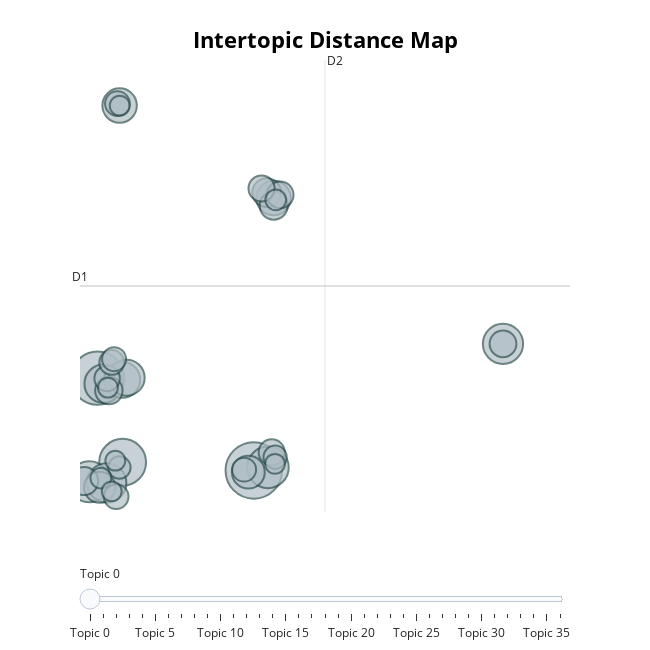

Notebook code cell kept with this figure:
### Code cell
topic_model.visualize_topics()

### Figure 1 — Plotly figure (JSON) as saved in the notebook; plotly's stock layout.template omitted (floating-point values rounded to 4 significant figures)
{"data": [{"customdata": [[0, "yemen | houthi | sea | red | houthis", 89], [1, "hostages | hostage | hamas | israeli | israel", 79], [2, "market | research | billion | reach | stratview", 61], [3, "syria | iraq | drone | us | iranbacked", 48], [4, "hospital | gazas | alshifa | patients | largest", 47], [5, "china | chinese | philippines | taiwan | xi", 45], [6, "un | humanitarian | gaza | aid | council", 43], [7, "london | propalestinian | of | protesters | screening", 41], [8, "killed | camp | israeli | refugee | 24", 36], [9, "hezbollah | lebanon | kills | commander | hamas", 36], [10, "ukraine | ukraines | putin | russia | russiaukraine", 33], [11, "netanyahu | biden | benjamin | to | war", 33], [12, "japan | osprey | off | five | venezuela", 30], [13, "ceasefire | gaza | truce | view | guardian", 27], [14, "plane | pows | russian | ukrainian | 65", 23], [15, "zelensky | aid | republicans | congress | more", 22], [16, "tunnel | tunnels | hamas | hospital | alshifa", 22], [17, "journalists | lives | among | gaza | killed", 21], [18, "korea | north | kim | korean | nuclear", 20], [19, "nato | putin | for | warning | years", 20], [20, "drones | drone | overnight | russia | 36", 19], [21, "game | atp | watch | week | afc", 19], [22, "southern | leave | towns | palestinians | flee", 18], [23, "bank | west | settler | palestinian | sparks", 17], [24, "jaishankar | diwali | cameron | sensational | exuk", 17], [25, "defeat | tells | long | hard | whats", 17], [26, "genocide | case | icj | africas | against", 16], [27, "maduro | saab | swap | cartel | seized", 16], [28, "lloyd | austin | his | secret | cancer", 15], [29, "participated | aggression | spark | us | global", 14], [30, "wapo | counteroffensive | strategy | ignored | ukraine", 12], [31, "blinken | antony | cleverly | james | access", 12], [32, "eu | ambassador | diplomat | slams | popular", 11], [33, "visit | bbc | humanitarian | 27 | apologize", 11], [34, "recruits | army | vaccine | gen | military", 11], [35, "families | gaza | palestinians | shot | death", 11], [36, "intelligence | attack | know | hamas | warnings", 11]], "hovertemplate": "<b>Topic %{customdata[0]}</b><br>%{customdata[1]}<br>Size: %{customdata[2]}", "legendgroup": "", "marker": {"color": "#B0BEC5", "line": {"color": "DarkSlateGrey", "width": 2}, "size": [89, 79, 61, 48, 47, 45, 43, 41, 36, 36, 33, 33, 30, 27, 23, 22, 22, 21, 20, 20, 19, 19, 18, 17, 17, 17, 16, 16, 15, 14, 12, 12, 11, 11, 11, 11, 11], "sizemode": "area", "sizeref": 0.05563, "symbol": "circle"}, "mode": "markers", "name": "", "orientation": "v", "showlegend": false, "type": "scatter", "x": [8.484, 1.773, 2.847, 9.089, 1.414, 19.19, 2.163, 2.033, 2.83, 3.021, 9.332, 2.718, 8.247, 1.858, 9.037, 9.338, 1.196, 2.256, 19.19, 9.613, 8.816, 9.252, 2.182, 2.379, 2.569, 2.624, 2.48, 8.066, 9.397, 2.709, 9.426, 1.912, 2.533, 2.379, 9.393, 2.217, 2.721], "xaxis": "x", "y": [-3.586, 0.7504, -3.202, -3.444, -4.117, 2.361, -4.173, 0.4857, 0.672, 0.7713, 9.211, 13.56, -3.668, -4.378, 9.471, 8.857, -4.084, 0.1631, 2.361, 9.362, 9.658, -2.738, 0.7332, 1.487, -4.818, 13.65, 1.642, -3.549, -2.964, -3.451, 9.13, -3.944, -3.129, -4.57, -3.278, 0.302, 13.55], "yaxis": "y"}], "layout": {"annotations": [{"showarrow": false, "text": "D1", "x": 1.016, "y": 5.079, "yshift": 10}, {"showarrow": false, "text": "D2", "x": 11.54, "xshift": 10, "y": 15.7}], "height": 650, "hoverlabel": {"bgcolor": "white", "font": {"family": "Rockwell", "size": 16}}, "legend": {"itemsizing": "constant", "tracegroupgap": 0}, "margin": {"t": 60}, "shapes": [{"line": {"color": "#CFD8DC", "width": 2}, "type": "line", "x0": 11.54, "x1": 11.54, "y0": -5.541, "y1": 15.7}, {"line": {"color": "#9E9E9E", "width": 2}, "type": "line", "x0": 1.016, "x1": 22.07, "y0": 5.079, "y1": 5.079}], "sliders": [{"active": 0, "pad": {"t": 50}, "steps": [{"args": [{"marker.color": [["red", "#B0BEC5", "#B0BEC5", "#B0BEC5", "#B0BEC5", "#B0BEC5", "#B0BEC5", "#B0BEC5", "#B0BEC5", "#B0BEC5", "#B0BEC5", "#B0BEC5", "#B0BEC5", "#B0BEC5", "#B0BEC5", "#B0BEC5", "#B0BEC5", "#B0BEC5", "#B0BEC5", "#B0BEC5", "#B0BEC5", "#B0BEC5", "#B0BEC5", "#B0BEC5", "#B0BEC5", "#B0BEC5", "#B0BEC5", "#B0BEC5", "#B0BEC5", "#B0BEC5", "#B0BEC5", "#B0BEC5", "#B0BEC5", "#B0BEC5", "#B0BEC5", "#B0BEC5", "#B0BEC5"]]}], "label": "Topic 0", "method": "update"}, {"args": [{"marker.color": [["#B0BEC5", "red", "#B0BEC5", "#B0BEC5", "#B0BEC5", "#B0BEC5", "#B0BEC5", "#B0BEC5", "#B0BEC5", "#B0BEC5", "#B0BEC5", "#B0BEC5", "#B0BEC5", "#B0BEC5", "#B0BEC5", "#B0BEC5", "#B0BEC5", "#B0BEC5", "#B0BEC5", "#B0BEC5", "#B0BEC5", "#B0BEC5", "#B0BEC5", "#B0BEC5", "#B0BEC5", "#B0BEC5", "#B0BEC5", "#B0BEC5", "#B0BEC5", "#B0BEC5", "#B0BEC5", "#B0BEC5", "#B0BEC5", "#B0BEC5", "#B0BEC5", "#B0BEC5", "#B0BEC5"]]}], "label": "Topic 1", "method": "update"}, {"args": [{"marker.color": [["#B0BEC5", "#B0BEC5", "red", "#B0BEC5", "#B0BEC5", "#B0BEC5", "#B0BEC5", "#B0BEC5", "#B0BEC5", "#B0BEC5", "#B0BEC5", "#B0BEC5", "#B0BEC5", "#B0BEC5", "#B0BEC5", "#B0BEC5", "#B0BEC5", "#B0BEC5", "#B0BEC5", "#B0BEC5", "#B0BEC5", "#B0BEC5", "#B0BEC5", "#B0BEC5", "#B0BEC5", "#B0BEC5", "#B0BEC5", "#B0BEC5", "#B0BEC5", "#B0BEC5", "#B0BEC5", "#B0BEC5", "#B0BEC5", "#B0BEC5", "#B0BEC5", "#B0BEC5", "#B0BEC5"]]}], "label": "Topic 2", "method": "update"}, {"args": [{"marker.color": [["#B0BEC5", "#B0BEC5", "#B0BEC5", "red", "#B0BEC5", "#B0BEC5", "#B0BEC5", "#B0BEC5", "#B0BEC5", "#B0BEC5", "#B0BEC5", "#B0BEC5", "#B0BEC5", "#B0BEC5", "#B0BEC5", "#B0BEC5", "#B0BEC5", "#B0BEC5", "#B0BEC5", "#B0BEC5", "#B0BEC5", "#B0BEC5", "#B0BEC5", "#B0BEC5", "#B0BEC5", "#B0BEC5", "#B0BEC5", "#B0BEC5", "#B0BEC5", "#B0BEC5", "#B0BEC5", "#B0BEC5", "#B0BEC5", "#B0BEC5", "#B0BEC5", "#B0BEC5", "#B0BEC5"]]}], "label": "Topic 3", "method": "update"}, {"args": [{"marker.color": [["#B0BEC5", "#B0BEC5", "#B0BEC5", "#B0BEC5", "red", "#B0BEC5", "#B0BEC5", "#B0BEC5", "#B0BEC5", "#B0BEC5", "#B0BEC5", "#B0BEC5", "#B0BEC5", "#B0BEC5", "#B0BEC5", "#B0BEC5", "#B0BEC5", "#B0BEC5", "#B0BEC5", "#B0BEC5", "#B0BEC5", "#B0BEC5", "#B0BEC5", "#B0BEC5", "#B0BEC5", "#B0BEC5", "#B0BEC5", "#B0BEC5", "#B0BEC5", "#B0BEC5", "#B0BEC5", "#B0BEC5", "#B0BEC5", "#B0BEC5", "#B0BEC5", "#B0BEC5", "#B0BEC5"]]}], "label": "Topic 4", "method": "update"}, {"args": [{"marker.color": [["#B0BEC5", "#B0BEC5", "#B0BEC5", "#B0BEC5", "#B0BEC5", "red", "#B0BEC5", "#B0BEC5", "#B0BEC5", "#B0BEC5", "#B0BEC5", "#B0BEC5", "#B0BEC5", "#B0BEC5", "#B0BEC5", "#B0BEC5", "#B0BEC5", "#B0BEC5", "#B0BEC5", "#B0BEC5", "#B0BEC5", "#B0BEC5", "#B0BEC5", "#B0BEC5", "#B0BEC5", "#B0BEC5", "#B0BEC5", "#B0BEC5", "#B0BEC5", "#B0BEC5", "#B0BEC5", "#B0BEC5", "#B0BEC5", "#B0BEC5", "#B0BEC5", "#B0BEC5", "#B0BEC5"]]}], "label": "Topic 5", "method": "update"}, {"args": [{"marker.color": [["#B0BEC5", "#B0BEC5", "#B0BEC5", "#B0BEC5", "#B0BEC5", "#B0BEC5", "red", "#B0BEC5", "#B0BEC5", "#B0BEC5", "#B0BEC5", "#B0BEC5", "#B0BEC5", "#B0BEC5", "#B0BEC5", "#B0BEC5", "#B0BEC5", "#B0BEC5", "#B0BEC5", "#B0BEC5", "#B0BEC5", "#B0BEC5", "#B0BEC5", "#B0BEC5", "#B0BEC5", "#B0BEC5", "#B0BEC5", "#B0BEC5", "#B0BEC5", "#B0BEC5", "#B0BEC5", "#B0BEC5", "#B0BEC5", "#B0BEC5", "#B0BEC5", "#B0BEC5", "#B0BEC5"]]}], "label": "Topic 6", "method": "update"}, {"args": [{"marker.color": [["#B0BEC5", "#B0BEC5", "#B0BEC5", "#B0BEC5", "#B0BEC5", "#B0BEC5", "#B0BEC5", "red", "#B0BEC5", "#B0BEC5", "#B0BEC5", "#B0BEC5", "#B0BEC5", "#B0BEC5", "#B0BEC5", "#B0BEC5", "#B0BEC5", "#B0BEC5", "#B0BEC5", "#B0BEC5", "#B0BEC5", "#B0BEC5", "#B0BEC5", "#B0BEC5", "#B0BEC5", "#B0BEC5", "#B0BEC5", "#B0BEC5", "#B0BEC5", "#B0BEC5", "#B0BEC5", "#B0BEC5", "#B0BEC5", "#B0BEC5", "#B0BEC5", "#B0BEC5", "#B0BEC5"]]}], "label": "Topic 7", "method": "update"}, {"args": [{"marker.color": [["#B0BEC5", "#B0BEC5", "#B0BEC5", "#B0BEC5", "#B0BEC5", "#B0BEC5", "#B0BEC5", "#B0BEC5", "red", "#B0BEC5", "#B0BEC5", "#B0BEC5", "#B0BEC5", "#B0BEC5", "#B0BEC5", "#B0BEC5", "#B0BEC5", "#B0BEC5", "#B0BEC5", "#B0BEC5", "#B0BEC5", "#B0BEC5", "#B0BEC5", "#B0BEC5", "#B0BEC5", "#B0BEC5", "#B0BEC5", "#B0BEC5", "#B0BEC5", "#B0BEC5", "#B0BEC5", "#B0BEC5", "#B0BEC5", "#B0BEC5", "#B0BEC5", "#B0BEC5", "#B0BEC5"]]}], "label": "Topic 8", "method": "update"}, {"args": [{"marker.color": [["#B0BEC5", "#B0BEC5", "#B0BEC5", "#B0BEC5", "#B0BEC5", "#B0BEC5", "#B0BEC5", "#B0BEC5", "#B0BEC5", "red", "#B0BEC5", "#B0BEC5", "#B0BEC5", "#B0BEC5", "#B0BEC5", "#B0BEC5", "#B0BEC5", "#B0BEC5", "#B0BEC5", "#B0BEC5", "#B0BEC5", "#B0BEC5", "#B0BEC5", "#B0BEC5", "#B0BEC5", "#B0BEC5", "#B0BEC5", "#B0BEC5", "#B0BEC5", "#B0BEC5", "#B0BEC5", "#B0BEC5", "#B0BEC5", "#B0BEC5", "#B0BEC5", "#B0BEC5", "#B0BEC5"]]}], "label": "Topic 9", "method": "update"}, {"args": [{"marker.color": [["#B0BEC5", "#B0BEC5", "#B0BEC5", "#B0BEC5", "#B0BEC5", "#B0BEC5", "#B0BEC5", "#B0BEC5", "#B0BEC5", "#B0BEC5", "red", "#B0BEC5", "#B0BEC5", "#B0BEC5", "#B0BEC5", "#B0BEC5", "#B0BEC5", "#B0BEC5", "#B0BEC5", "#B0BEC5", "#B0BEC5", "#B0BEC5", "#B0BEC5", "#B0BEC5", "#B0BEC5", "#B0BEC5", "#B0BEC5", "#B0BEC5", "#B0BEC5", "#B0BEC5", "#B0BEC5", "#B0BEC5", "#B0BEC5", "#B0BEC5", "#B0BEC5", "#B0BEC5", "#B0BEC5"]]}], "label": "Topic 10", "method": "update"}, {"args": [{"marker.color": [["#B0BEC5", "#B0BEC5", "#B0BEC5", "#B0BEC5", "#B0BEC5", "#B0BEC5", "#B0BEC5", "#B0BEC5", "#B0BEC5", "#B0BEC5", "#B0BEC5", "red", "#B0BEC5", "#B0BEC5", "#B0BEC5", "#B0BEC5", "#B0BEC5", "#B0BEC5", "#B0BEC5", "#B0BEC5", "#B0BEC5", "#B0BEC5", "#B0BEC5", "#B0BEC5", "#B0BEC5", "#B0BEC5", "#B0BEC5", "#B0BEC5", "#B0BEC5", "#B0BEC5", "#B0BEC5", "#B0BEC5", "#B0BEC5", "#B0BEC5", "#B0BEC5", "#B0BEC5", "#B0BEC5"]]}], "label": "Topic 11", "method": "update"}, {"args": [{"marker.color": [["#B0BEC5", "#B0BEC5", "#B0BEC5", "#B0BEC5", "#B0BEC5", "#B0BEC5", "#B0BEC5", "#B0BEC5", "#B0BEC5", "#B0BEC5", "#B0BEC5", "#B0BEC5", "red", "#B0BEC5", "#B0BEC5", "#B0BEC5", "#B0BEC5", "#B0BEC5", "#B0BEC5", "#B0BEC5", "#B0BEC5", "#B0BEC5", "#B0BEC5", "#B0BEC5", "#B0BEC5", "#B0BEC5", "#B0BEC5", "#B0BEC5", "#B0BEC5", "#B0BEC5", "#B0BEC5", "#B0BEC5", "#B0BEC5", "#B0BEC5", "#B0BEC5", "#B0BEC5", "#B0BEC5"]]}], "label": "Topic 12", "method": "update"}, {"args": [{"marker.color": [["#B0BEC5", "#B0BEC5", "#B0BEC5", "#B0BEC5", "#B0BEC5", "#B0BEC5", "#B0BEC5", "#B0BEC5", "#B0BEC5", "#B0BEC5", "#B0BEC5", "#B0BEC5", "#B0BEC5", "red", "#B0BEC5", "#B0BEC5", "#B0BEC5", "#B0BEC5", "#B0BEC5", "#B0BEC5", "#B0BEC5", "#B0BEC5", "#B0BEC5", "#B0BEC5", "#B0BEC5", "#B0BEC5", "#B0BEC5", "#B0BEC5", "#B0BEC5", "#B0BEC5", "#B0BEC5", "#B0BEC5", "#B0BEC5", "#B0BEC5", "#B0BEC5", "#B0BEC5", "#B0BEC5"]]}], "label": "Topic 13", "method": "update"}, {"args": [{"marker.color": [["#B0BEC5", "#B0BEC5", "#B0BEC5", "#B0BEC5", "#B0BEC5", "#B0BEC5", "#B0BEC5", "#B0BEC5", "#B0BEC5", "#B0BEC5", "#B0BEC5", "#B0BEC5", "#B0BEC5", "#B0BEC5", "red", "#B0BEC5", "#B0BEC5", "#B0BEC5", "#B0BEC5", "#B0BEC5", "#B0BEC5", "#B0BEC5", "#B0BEC5", "#B0BEC5", "#B0BEC5", "#B0BEC5", "#B0BEC5", "#B0BEC5", "#B0BEC5", "#B0BEC5", "#B0BEC5", "#B0BEC5", "#B0BEC5", "#B0BEC5", "#B0BEC5", "#B0BEC5", "#B0BEC5"]]}], "label": "Topic 14", "method": "update"}, {"args": [{"marker.color": [["#B0BEC5", "#B0BEC5", "#B0BEC5", "#B0BEC5", "#B0BEC5", "#B0BEC5", "#B0BEC5", "#B0BEC5", "#B0BEC5", "#B0BEC5", "#B0BEC5", "#B0BEC5", "#B0BEC5", "#B0BEC5", "#B0BEC5", "red", "#B0BEC5", "#B0BEC5", "#B0BEC5", "#B0BEC5", "#B0BEC5", "#B0BEC5", "#B0BEC5", "#B0BEC5", "#B0BEC5", "#B0BEC5", "#B0BEC5", "#B0BEC5", "#B0BEC5", "#B0BEC5", "#B0BEC5", "#B0BEC5", "#B0BEC5", "#B0BEC5", "#B0BEC5", "#B0BEC5", "#B0BEC5"]]}], "label": "Topic 15", "method": "update"}, {"args": [{"marker.color": [["#B0BEC5", "#B0BEC5", "#B0BEC5", "#B0BEC5", "#B0BEC5", "#B0BEC5", "#B0BEC5", "#B0BEC5", "#B0BEC5", "#B0BEC5", "#B0BEC5", "#B0BEC5", "#B0BEC5", "#B0BEC5", "#B0BEC5", "#B0BEC5", "red", "#B0BEC5", "#B0BEC5", "#B0BEC5", "#B0BEC5", "#B0BEC5", "#B0BEC5", "#B0BEC5", "#B0BEC5", "#B0BEC5", "#B0BEC5", "#B0BEC5", "#B0BEC5", "#B0BEC5", "#B0BEC5", "#B0BEC5", "#B0BEC5", "#B0BEC5", "#B0BEC5", "#B0BEC5", "#B0BEC5"]]}], "label": "Topic 16", "method": "update"}, {"args": [{"marker.color": [["#B0BEC5", "#B0BEC5", "#B0BEC5", "#B0BEC5", "#B0BEC5", "#B0BEC5", "#B0BEC5", "#B0BEC5", "#B0BEC5", "#B0BEC5", "#B0BEC5", "#B0BEC5", "#B0BEC5", "#B0BEC5", "#B0BEC5", "#B0BEC5", "#B0BEC5", "red", "#B0BEC5", "#B0BEC5", "#B0BEC5", "#B0BEC5", "#B0BEC5", "#B0BEC5", "#B0BEC5", "#B0BEC5", "#B0BEC5", "#B0BEC5", "#B0BEC5", "#B0BEC5", "#B0BEC5", "#B0BEC5", "#B0BEC5", "#B0BEC5", "#B0BEC5", "#B0BEC5", "#B0BEC5"]]}], "label": "Topic 17", "method": "update"}, {"args": [{"marker.color": [["#B0BEC5", "#B0BEC5", "#B0BEC5", "#B0BEC5", "#B0BEC5", "#B0BEC5", "#B0BEC5", "#B0BEC5", "#B0BEC5", "#B0BEC5", "#B0BEC5", "#B0BEC5", "#B0BEC5", "#B0BEC5", "#B0BEC5", "#B0BEC5", "#B0BEC5", "#B0BEC5", "red", "#B0BEC5", "#B0BEC5", "#B0BEC5", "#B0BEC5", "#B0BEC5", "#B0BEC5", "#B0BEC5", "#B0BEC5", "#B0BEC5", "#B0BEC5", "#B0BEC5", "#B0BEC5", "#B0BEC5", "#B0BEC5", "#B0BEC5", "#B0BEC5", "#B0BEC5", "#B0BEC5"]]}], "label": "Topic 18", "method": "update"}, {"args": [{"marker.color": [["#B0BEC5", "#B0BEC5", "#B0BEC5", "#B0BEC5", "#B0BEC5", "#B0BEC5", "#B0BEC5", "#B0BEC5", "#B0BEC5", "#B0BEC5", "#B0BEC5", "#B0BEC5", "#B0BEC5", "#B0BEC5", "#B0BEC5", "#B0BEC5", "#B0BEC5", "#B0BEC5", "#B0BEC5", "red", "#B0BEC5", "#B0BEC5", "#B0BEC5", "#B0BEC5", "#B0BEC5", "#B0BEC5", "#B0BEC5", "#B0BEC5", "#B0BEC5", "#B0BEC5", "#B0BEC5", "#B0BEC5", "#B0BEC5", "#B0BEC5", "#B0BEC5", "#B0BEC5", "#B0BEC5"]]}], "label": "Topic 19", "method": "update"}, {"args": [{"marker.color": [["#B0BEC5", "#B0BEC5", "#B0BEC5", "#B0BEC5", "#B0BEC5", "#B0BEC5", "#B0BEC5", "#B0BEC5", "#B0BEC5", "#B0BEC5", "#B0BEC5", "#B0BEC5", "#B0BEC5", "#B0BEC5", "#B0BEC5", "#B0BEC5", "#B0BEC5", "#B0BEC5", "#B0BEC5", "#B0BEC5", "red", "#B0BEC5", "#B0BEC5", "#B0BEC5", "#B0BEC5", "#B0BEC5", "#B0BEC5", "#B0BEC5", "#B0BEC5", "#B0BEC5", "#B0BEC5", "#B0BEC5", "#B0BEC5", "#B0BEC5", "#B0BEC5", "#B0BEC5", "#B0BEC5"]]}], "label": "Topic 20", "method": "update"}, {"args": [{"marker.color": [["#B0BEC5", "#B0BEC5", "#B0BEC5", "#B0BEC5", "#B0BEC5", "#B0BEC5", "#B0BEC5", "#B0BEC5", "#B0BEC5", "#B0BEC5", "#B0BEC5", "#B0BEC5", "#B0BEC5", "#B0BEC5", "#B0BEC5", "#B0BEC5", "#B0BEC5", "#B0BEC5", "#B0BEC5", "#B0BEC5", "#B0BEC5", "red", "#B0BEC5", "#B0BEC5", "#B0BEC5", "#B0BEC5", "#B0BEC5", "#B0BEC5", "#B0BEC5", "#B0BEC5", "#B0BEC5", "#B0BEC5", "#B0BEC5", "#B0BEC5", "#B0BEC5", "#B0BEC5", "#B0BEC5"]]}], "label": "Topic 21", "method": "update"}, {"args": [{"marker.color": [["#B0BEC5", "#B0BEC5", "#B0BEC5", "#B0BEC5", "#B0BEC5", "#B0BEC5", "#B0BEC5", "#B0BEC5", "#B0BEC5", "#B0BEC5", "#B0BEC5", "#B0BEC5", "#B0BEC5", "#B0BEC5", "#B0BEC5", "#B0BEC5", "#B0BEC5", "#B0BEC5", "#B0BEC5", "#B0BEC5", "#B0BEC5", "#B0BEC5", "red", "#B0BEC5", "#B0BEC5", "#B0BEC5", "#B0BEC5", "#B0BEC5", "#B0BEC5", "#B0BEC5", "#B0BEC5", "#B0BEC5", "#B0BEC5", "#B0BEC5", "#B0BEC5", "#B0BEC5", "#B0BEC5"]]}], "label": "Topic 22", "method": "update"}, {"args": [{"marker.color": [["#B0BEC5", "#B0BEC5", "#B0BEC5", "#B0BEC5", "#B0BEC5", "#B0BEC5", "#B0BEC5", "#B0BEC5", "#B0BEC5", "#B0BEC5", "#B0BEC5", "#B0BEC5", "#B0BEC5", "#B0BEC5", "#B0BEC5", "#B0BEC5", "#B0BEC5", "#B0BEC5", "#B0BEC5", "#B0BEC5", "#B0BEC5", "#B0BEC5", "#B0BEC5", "red", "#B0BEC5", "#B0BEC5", "#B0BEC5", "#B0BEC5", "#B0BEC5", "#B0BEC5", "#B0BEC5", "#B0BEC5", "#B0BEC5", "#B0BEC5", "#B0BEC5", "#B0BEC5", "#B0BEC5"]]}], "label": "Topic 23", "method": "update"}, {"args": [{"marker.color": [["#B0BEC5", "#B0BEC5", "#B0BEC5", "#B0BEC5", "#B0BEC5", "#B0BEC5", "#B0BEC5", "#B0BEC5", "#B0BEC5", "#B0BEC5", "#B0BEC5", "#B0BEC5", "#B0BEC5", "#B0BEC5", "#B0BEC5", "#B0BEC5", "#B0BEC5", "#B0BEC5", "#B0BEC5", "#B0BEC5", "#B0BEC5", "#B0BEC5", "#B0BEC5", "#B0BEC5", "red", "#B0BEC5", "#B0BEC5", "#B0BEC5", "#B0BEC5", "#B0BEC5", "#B0BEC5", "#B0BEC5", "#B0BEC5", "#B0BEC5", "#B0BEC5", "#B0BEC5", "#B0BEC5"]]}], "label": "Topic 24", "method": "update"}, {"args": [{"marker.color": [["#B0BEC5", "#B0BEC5", "#B0BEC5", "#B0BEC5", "#B0BEC5", "#B0BEC5", "#B0BEC5", "#B0BEC5", "#B0BEC5", "#B0BEC5", "#B0BEC5", "#B0BEC5", "#B0BEC5", "#B0BEC5", "#B0BEC5", "#B0BEC5", "#B0BEC5", "#B0BEC5", "#B0BEC5", "#B0BEC5", "#B0BEC5", "#B0BEC5", "#B0BEC5", "#B0BEC5", "#B0BEC5", "red", "#B0BEC5", "#B0BEC5", "#B0BEC5", "#B0BEC5", "#B0BEC5", "#B0BEC5", "#B0BEC5", "#B0BEC5", "#B0BEC5", "#B0BEC5", "#B0BEC5"]]}], "label": "Topic 25", "method": "update"}, {"args": [{"marker.color": [["#B0BEC5", "#B0BEC5", "#B0BEC5", "#B0BEC5", "#B0BEC5", "#B0BEC5", "#B0BEC5", "#B0BEC5", "#B0BEC5", "#B0BEC5", "#B0BEC5", "#B0BEC5", "#B0BEC5", "#B0BEC5", "#B0BEC5", "#B0BEC5", "#B0BEC5", "#B0BEC5", "#B0BEC5", "#B0BEC5", "#B0BEC5", "#B0BEC5", "#B0BEC5", "#B0BEC5", "#B0BEC5", "#B0BEC5", "red", "#B0BEC5", "#B0BEC5", "#B0BEC5", "#B0BEC5", "#B0BEC5", "#B0BEC5", "#B0BEC5", "#B0BEC5", "#B0BEC5", "#B0BEC5"]]}], "label": "Topic 26", "method": "update"}, {"args": [{"marker.color": [["#B0BEC5", "#B0BEC5", "#B0BEC5", "#B0BEC5", "#B0BEC5", "#B0BEC5", "#B0BEC5", "#B0BEC5", "#B0BEC5", "#B0BEC5", "#B0BEC5", "#B0BEC5", "#B0BEC5", "#B0BEC5", "#B0BEC5", "#B0BEC5", "#B0BEC5", "#B0BEC5", "#B0BEC5", "#B0BEC5", "#B0BEC5", "#B0BEC5", "#B0BEC5", "#B0BEC5", "#B0BEC5", "#B0BEC5", "#B0BEC5", "red", "#B0BEC5", "#B0BEC5", "#B0BEC5", "#B0BEC5", "#B0BEC5", "#B0BEC5", "#B0BEC5", "#B0BEC5", "#B0BEC5"]]}], "label": "Topic 27", "method": "update"}, {"args": [{"marker.color": [["#B0BEC5", "#B0BEC5", "#B0BEC5", "#B0BEC5", "#B0BEC5", "#B0BEC5", "#B0BEC5", "#B0BEC5", "#B0BEC5", "#B0BEC5", "#B0BEC5", "#B0BEC5", "#B0BEC5", "#B0BEC5", "#B0BEC5", "#B0BEC5", "#B0BEC5", "#B0BEC5", "#B0BEC5", "#B0BEC5", "#B0BEC5", "#B0BEC5", "#B0BEC5", "#B0BEC5", "#B0BEC5", "#B0BEC5", "#B0BEC5", "#B0BEC5", "red", "#B0BEC5", "#B0BEC5", "#B0BEC5", "#B0BEC5", "#B0BEC5", "#B0BEC5", "#B0BEC5", "#B0BEC5"]]}], "label": "Topic 28", "method": "update"}, {"args": [{"marker.color": [["#B0BEC5", "#B0BEC5", "#B0BEC5", "#B0BEC5", "#B0BEC5", "#B0BEC5", "#B0BEC5", "#B0BEC5", "#B0BEC5", "#B0BEC5", "#B0BEC5", "#B0BEC5", "#B0BEC5", "#B0BEC5", "#B0BEC5", "#B0BEC5", "#B0BEC5", "#B0BEC5", "#B0BEC5", "#B0BEC5", "#B0BEC5", "#B0BEC5", "#B0BEC5", "#B0BEC5", "#B0BEC5", "#B0BEC5", "#B0BEC5", "#B0BEC5", "#B0BEC5", "red", "#B0BEC5", "#B0BEC5", "#B0BEC5", "#B0BEC5", "#B0BEC5", "#B0BEC5", "#B0BEC5"]]}], "label": "Topic 29", "method": "update"}, {"args": [{"marker.color": [["#B0BEC5", "#B0BEC5", "#B0BEC5", "#B0BEC5", "#B0BEC5", "#B0BEC5", "#B0BEC5", "#B0BEC5", "#B0BEC5", "#B0BEC5", "#B0BEC5", "#B0BEC5", "#B0BEC5", "#B0BEC5", "#B0BEC5", "#B0BEC5", "#B0BEC5", "#B0BEC5", "#B0BEC5", "#B0BEC5", "#B0BEC5", "#B0BEC5", "#B0BEC5", "#B0BEC5", "#B0BEC5", "#B0BEC5", "#B0BEC5", "#B0BEC5", "#B0BEC5", "#B0BEC5", "red", "#B0BEC5", "#B0BEC5", "#B0BEC5", "#B0BEC5", "#B0BEC5", "#B0BEC5"]]}], "label": "Topic 30", "method": "update"}, {"args": [{"marker.color": [["#B0BEC5", "#B0BEC5", "#B0BEC5", "#B0BEC5", "#B0BEC5", "#B0BEC5", "#B0BEC5", "#B0BEC5", "#B0BEC5", "#B0BEC5", "#B0BEC5", "#B0BEC5", "#B0BEC5", "#B0BEC5", "#B0BEC5", "#B0BEC5", "#B0BEC5", "#B0BEC5", "#B0BEC5", "#B0BEC5", "#B0BEC5", "#B0BEC5", "#B0BEC5", "#B0BEC5", "#B0BEC5", "#B0BEC5", "#B0BEC5", "#B0BEC5", "#B0BEC5", "#B0BEC5", "#B0BEC5", "red", "#B0BEC5", "#B0BEC5", "#B0BEC5", "#B0BEC5", "#B0BEC5"]]}], "label": "Topic 31", "method": "update"}, {"args": [{"marker.color": [["#B0BEC5", "#B0BEC5", "#B0BEC5", "#B0BEC5", "#B0BEC5", "#B0BEC5", "#B0BEC5", "#B0BEC5", "#B0BEC5", "#B0BEC5", "#B0BEC5", "#B0BEC5", "#B0BEC5", "#B0BEC5", "#B0BEC5", "#B0BEC5", "#B0BEC5", "#B0BEC5", "#B0BEC5", "#B0BEC5", "#B0BEC5", "#B0BEC5", "#B0BEC5", "#B0BEC5", "#B0BEC5", "#B0BEC5", "#B0BEC5", "#B0BEC5", "#B0BEC5", "#B0BEC5", "#B0BEC5", "#B0BEC5", "red", "#B0BEC5", "#B0BEC5", "#B0BEC5", "#B0BEC5"]]}], "label": "Topic 32", "method": "update"}, {"args": [{"marker.color": [["#B0BEC5", "#B0BEC5", "#B0BEC5", "#B0BEC5", "#B0BEC5", "#B0BEC5", "#B0BEC5", "#B0BEC5", "#B0BEC5", "#B0BEC5", "#B0BEC5", "#B0BEC5", "#B0BEC5", "#B0BEC5", "#B0BEC5", "#B0BEC5", "#B0BEC5", "#B0BEC5", "#B0BEC5", "#B0BEC5", "#B0BEC5", "#B0BEC5", "#B0BEC5", "#B0BEC5", "#B0BEC5", "#B0BEC5", "#B0BEC5", "#B0BEC5", "#B0BEC5", "#B0BEC5", "#B0BEC5", "#B0BEC5", "#B0BEC5", "red", "#B0BEC5", "#B0BEC5", "#B0BEC5"]]}], "label": "Topic 33", "method": "update"}, {"args": [{"marker.color": [["#B0BEC5", "#B0BEC5", "#B0BEC5", "#B0BEC5", "#B0BEC5", "#B0BEC5", "#B0BEC5", "#B0BEC5", "#B0BEC5", "#B0BEC5", "#B0BEC5", "#B0BEC5", "#B0BEC5", "#B0BEC5", "#B0BEC5", "#B0BEC5", "#B0BEC5", "#B0BEC5", "#B0BEC5", "#B0BEC5", "#B0BEC5", "#B0BEC5", "#B0BEC5", "#B0BEC5", "#B0BEC5", "#B0BEC5", "#B0BEC5", "#B0BEC5", "#B0BEC5", "#B0BEC5", "#B0BEC5", "#B0BEC5", "#B0BEC5", "#B0BEC5", "red", "#B0BEC5", "#B0BEC5"]]}], "label": "Topic 34", "method": "update"}, {"args": [{"marker.color": [["#B0BEC5", "#B0BEC5", "#B0BEC5", "#B0BEC5", "#B0BEC5", "#B0BEC5", "#B0BEC5", "#B0BEC5", "#B0BEC5", "#B0BEC5", "#B0BEC5", "#B0BEC5", "#B0BEC5", "#B0BEC5", "#B0BEC5", "#B0BEC5", "#B0BEC5", "#B0BEC5", "#B0BEC5", "#B0BEC5", "#B0BEC5", "#B0BEC5", "#B0BEC5", "#B0BEC5", "#B0BEC5", "#B0BEC5", "#B0BEC5", "#B0BEC5", "#B0BEC5", "#B0BEC5", "#B0BEC5", "#B0BEC5", "#B0BEC5", "#B0BEC5", "#B0BEC5", "red", "#B0BEC5"]]}], "label": "Topic 35", "method": "update"}, {"args": [{"marker.color": [["#B0BEC5", "#B0BEC5", "#B0BEC5", "#B0BEC5", "#B0BEC5", "#B0BEC5", "#B0BEC5", "#B0BEC5", "#B0BEC5", "#B0BEC5", "#B0BEC5", "#B0BEC5", "#B0BEC5", "#B0BEC5", "#B0BEC5", "#B0BEC5", "#B0BEC5", "#B0BEC5", "#B0BEC5", "#B0BEC5", "#B0BEC5", "#B0BEC5", "#B0BEC5", "#B0BEC5", "#B0BEC5", "#B0BEC5", "#B0BEC5", "#B0BEC5", "#B0BEC5", "#B0BEC5", "#B0BEC5", "#B0BEC5", "#B0BEC5", "#B0BEC5", "#B0BEC5", "#B0BEC5", "red"]]}], "label": "Topic 36", "method": "update"}]}], "title": {"font": {"color": "Black", "size": 22}, "text": "<b>Intertopic Distance Map</b>", "x": 0.5, "xanchor": "center", "y": 0.95, "yanchor": "top"}, "width": 650, "xaxis": {"anchor": "y", "domain": [0, 1], "range": [1.016, 22.07], "title": {"text": ""}, "visible": false}, "yaxis": {"anchor": "x", "domain": [0, 1], "range": [-5.541, 15.7], "title": {"text": ""}, "visible": false}}}
